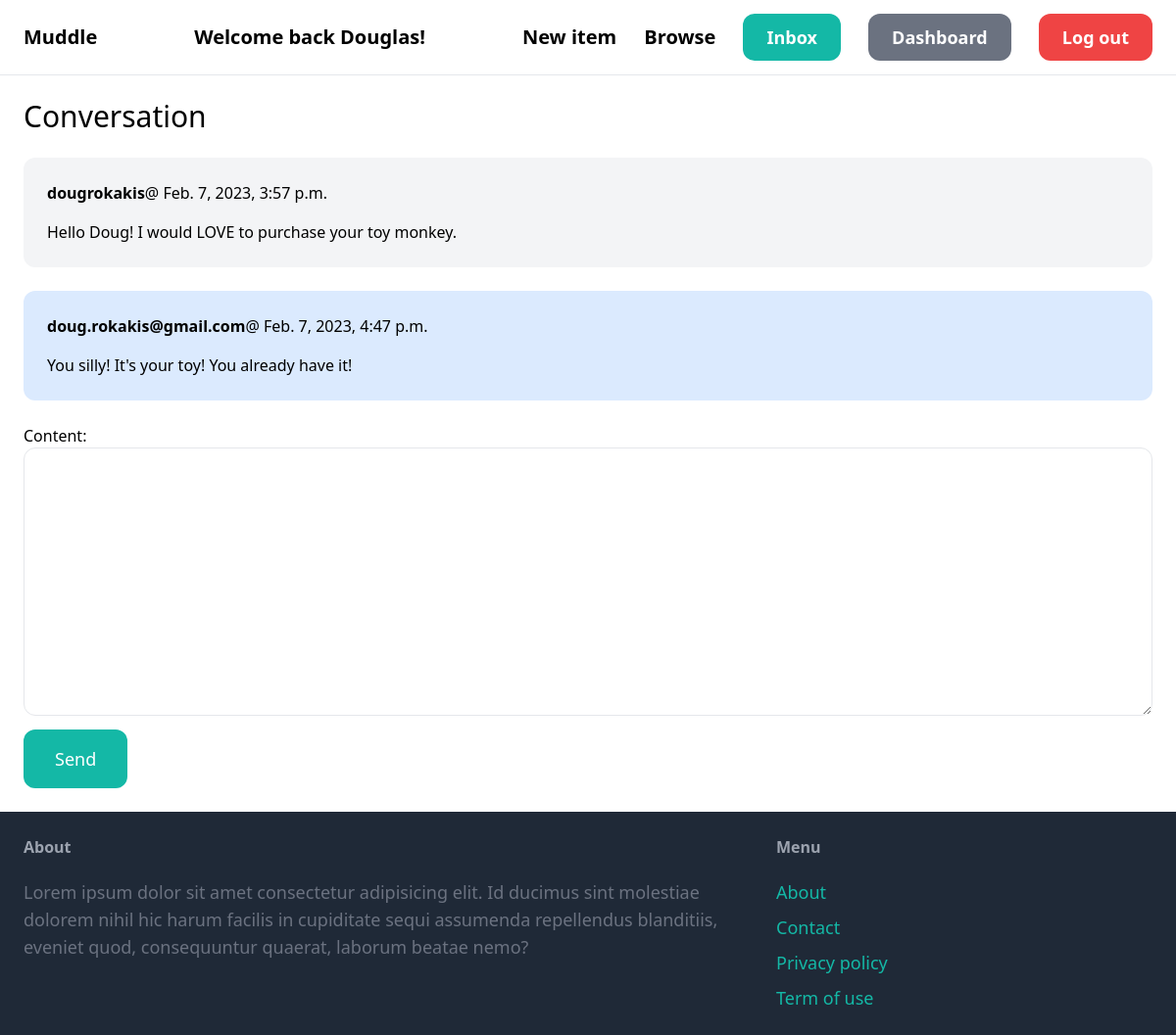
The page /inbox/1/ (signed in) on the database its author committed.
### conversation/models.py (models this page shows)
class ConversationMessage(models.Model):
    conversation = models.ForeignKey(Conversation, related_name='messages', on_delete=models.CASCADE)
    content = models.TextField()
    created_at = models.DateTimeField(auto_now_add=True)
    created_by = models.ForeignKey(User, related_name='created_messages', on_delete=models.CASCADE)

### conversation/views.py (the view)
# urls.py: path('<int:pk>/', views.detail, name='detail'),
@login_required
def detail(request, pk):
    conversation = Conversation.objects.filter(members__in=[request.user.id]).get(pk=pk)
    if request.method=="POST":
        form = ConversationMessageForm(request.POST)
        if form.is_valid():
            conversation_message = form.save(commit=False)
            conversation_message.conversation = conversation
            conversation_message.created_by=request.user
            conversation_message.save()
            conversation.save()
            return redirect('conversation:detail', pk=pk)
    else:
        form = ConversationMessageForm()
    return render(request, 'conversation/detail.html', {
        "conversation": conversation,
        "form": form
    })

### conversation/forms.py
class ConversationMessageForm(forms.ModelForm):
    class Meta:
        model = ConversationMessage
        fields = ('content',)
        widgets = {
            'content':forms.Textarea(attrs={
                'class':'w-full py-4 px-6 rounded-xl border'
            })
        }

### conversation/templates/conversation/detail.html (shortened to what this page needs)
{% extends 'core/base.html' %}
{% block content %}
<h1 class="mb-6 text-3xl">Conversation</h1>
<div class="space-y-6">
    {% for message in conversation.messages.all %}
            <div class="p-6 flex {% if message.created_by == request.user %}bg-blue-100{% else %}bg-gray-100{% endif %} rounded-xl">
                <div>
                    <p class="mb-4"><strong>{{ message.created_by.username }}</strong>@ {{ message.created_at }}</p>
                    <p>{{ message.content }}</p>
                </div>
            </div>
    {% endfor %}
</div>
<form method="post" action="." class="mt-6">
    {{ form.as_p }}
    <button class="py-4 px-8 mt-2 text-lg bg-teal-500 hover:bg-teal-700 rounded-xl text-white">Send</button>
</form>
{% endblock %}

### core/templates/core/base.html (shortened to what this page needs)
<!DOCTYPE html>
<html lang="en">
    <head>
        <script src="https://cdn.tailwindcss.com"></script>
    </head>
    <body>
        <nav class="py-6 px-6 flex justify-between items-center border-b border-gray-200">
            <a href="/" class="text-xl font-semibold">Muddle</a>
            {% if request.user.is_authenticated %}
                <p class="text-xl font-semibold">Welcome back {{ request.user.first_name }}!</p>
            {% else %}
            <p class="text-xl font-semibold">Welcome! Please log-in/sign-up!</p>
            {% endif %}
            <div class="space-x-6">
                <a href="{% url 'item:new' %}" class="text-xl font-semibold hover:text-gray-500">New item</a>
                <a href="{% url 'item:items' %}" class="text-xl font-semibold hover:text-gray-500">Browse</a>
                {% if request.user.is_authenticated %}
                    <a href="{% url 'conversation:inbox' %}" class="px-6 py-3 text-lg font-semibold bg-teal-500 text-white rounded-xl hover:bg-teal-700">Inbox</a>
                    <a href="{% url 'dashboard:index' %}" class="px-6 py-3 text-lg font-semibold bg-gray-500 text-white rounded-xl hover:bg-gray-700">Dashboard</a>
                    <a href="{% url 'core:logout' %}" class="px-6 py-3 text-lg font-semibold bg-red-500 text-white rounded-xl hover:bg-red-700">Log out</a>
                {% else %}
                    <a href="{% url 'core:signup' %}" class="px-6 py-3 text-lg font-semibold bg-teal-500 text-white rounded-xl hover:bg-teal-700">Sign up</a>
                    <a href="{% url 'core:login' %}" class="px-6 py-3 text-lg font-semibold bg-gray-500 text-white rounded-xl hover:bg-gray-700">Log in</a>
                {% endif %}
            </div>
        </nav>
        <div class="px-6 py-6">
            {% block content %}
            {% endblock %}
        </div>
        <footer class="py-6 px-6 flex justify-between bg-gray-800">
            <div class="w-2/3 pr-10">
                <h3 class="mb-5 font-semibold text-gray-400">About</h3>
                <p class="text-lg text-gray-500">Lorem ipsum dolor sit amet consectetur adipisicing elit. Id ducimus sint molestiae dolorem nihil hic harum facilis in cupiditate sequi assumenda repellendus blanditiis, eveniet quod, consequuntur quaerat, laborum beatae nemo?
                </p>
            </div>
            <div class="w-1/3">
                <h3 class="mb-5 font-semibold text-gray-400">Menu</h3>
                <ul class="space-y-2">
                    <li><a href="#" class="text-lg text-teal-500 hover:text-teal-700">About</a></li>
                    <li><a href="{% url 'core:contact' %}" class="text-lg text-teal-500 hover:text-teal-700">Contact</a></li>
                    <li><a href="#" class="text-lg text-teal-500 hover:text-teal-700">Privacy policy</a></li>
                    <li><a href="#" class="text-lg text-teal-500 hover:text-teal-700">Term of use</a></li>
                </ul>
            </div>
        </footer>
    </body>
</html>

### rows shown on the page
ConversationMessage: created_by.username "dougrokakis", created_at "Feb. 7, 2023, 3:57 p.m.", content "Hello Doug! I would LOVE to purchase your toy monkey."
ConversationMessage: created_by.username "doug.rokakis@gmail.com", created_at "Feb. 7, 2023, 4:47 p.m.", content "You silly! It's your toy! You already have it!"

### other values the page prints
{{ request.user.first_name }} "Douglas"
